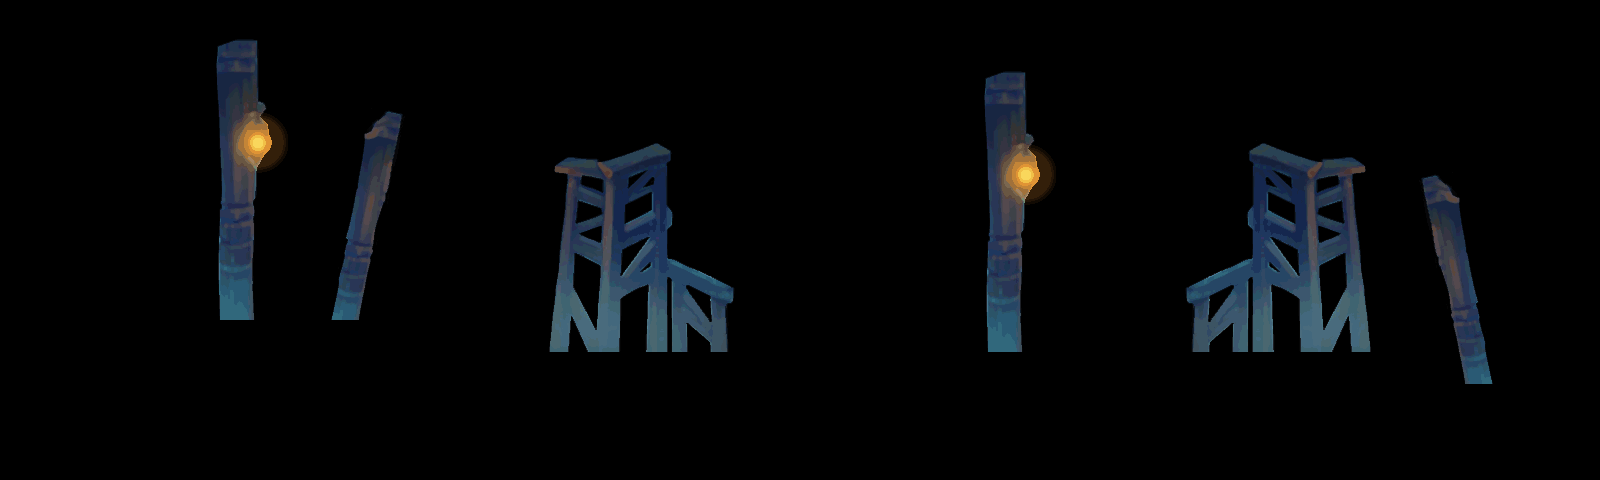

A level layout from a 2D game, rendered from its tile map. Below: a short description, then the map file with tile-grid data replaced by summaries:
An orthogonal 50x15 tile map with 32x32 px tiles, 1 tile layer (块层 4).

<map version="1.0" orientation="orthogonal" renderorder="right-down" width="50" height="15" tilewidth="32" tileheight="32">
 <tileset firstgid="1" name="map3" tilewidth="32" tileheight="32">
  <image source="map3.png" width="1216" height="352" />
 </tileset>
 <layer name="块层 4" width="50" height="15">
  <data>[750 cells, 180 non-empty, 90 distinct tile ids]</data>
 </layer>
</map>
